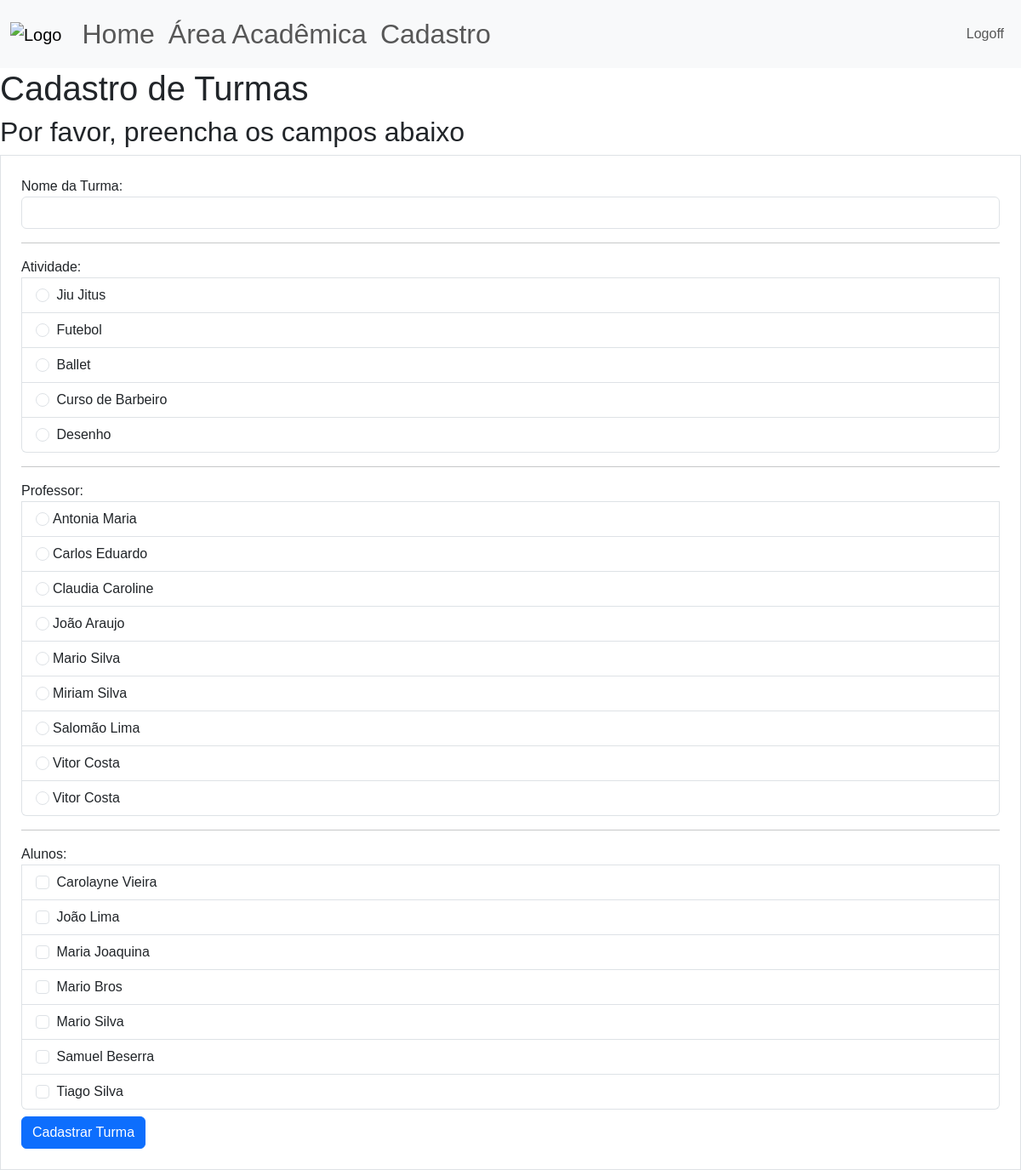
Before: /cadastro/cad_turma (signed in) with the older database file.
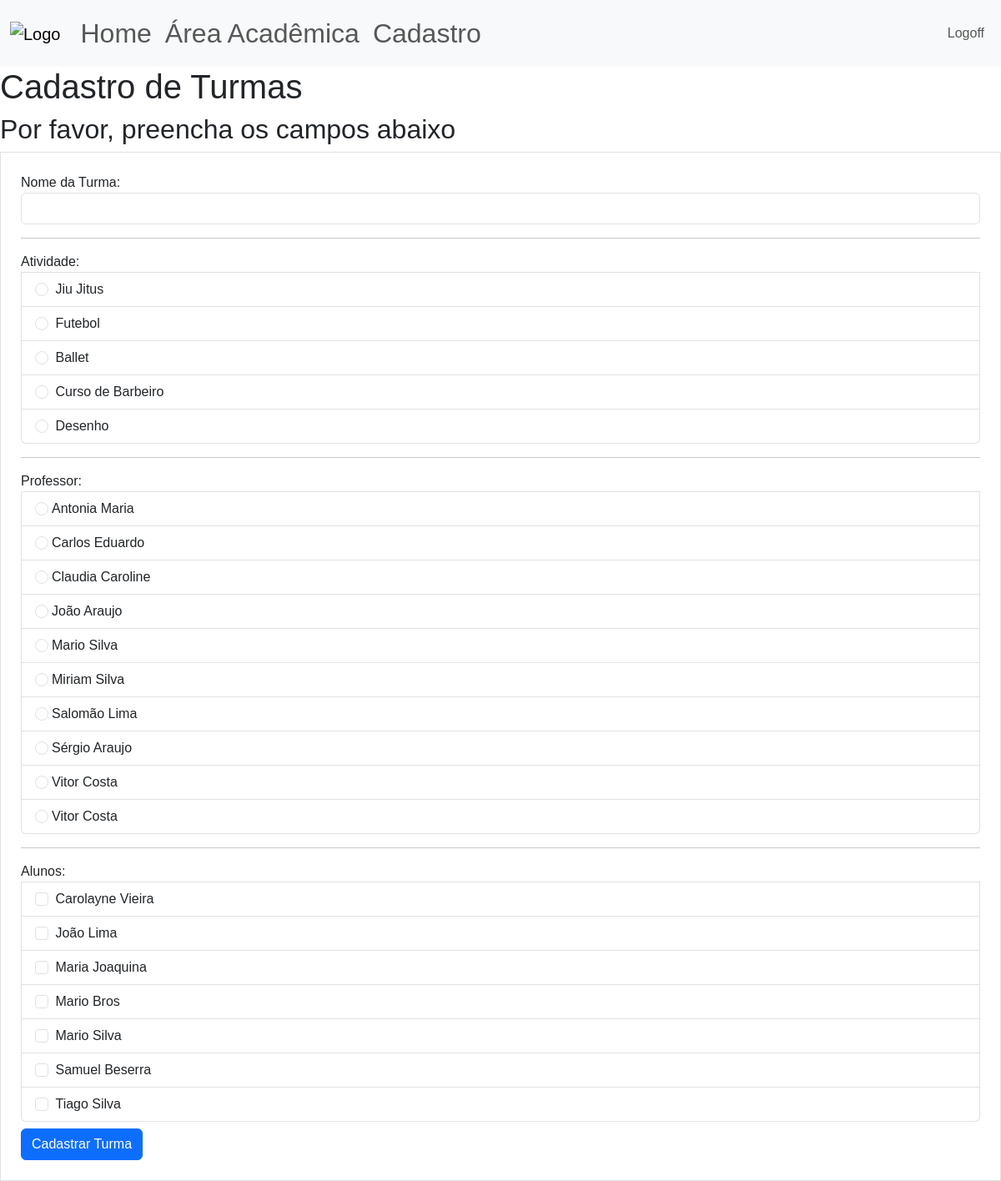
After: the same page with the newer database file.
### site_verbo_amar/models.py (models this page shows)
class Atividade(database.Model):
    id = database.Column(database.Integer, primary_key=True)
    atividade = database.Column(database.String, nullable=False, unique=True)
    dias_aula = database.Column(database.String, nullable=False)

class Usuario(database.Model, UserMixin):
    id = database.Column(database.Integer, primary_key=True)
    username = database.Column(database.String, nullable=False)
    email = database.Column(database.String, nullable=False, unique=True)
    senha = database.Column(database.String, nullable=False)
    sexo = database.Column(database.String, nullable=False)
    adm = database.Column(database.String, nullable=False)
    professor = database.Column(database.String, nullable=False)
    data_aniversario = database.Column(database.DateTime, nullable=False)

class Aluno(database.Model):
    id = database.Column(database.Integer, primary_key=True)
    nome_completo = database.Column(database.String, nullable=False)
    cpf = database.Column(database.Integer, nullable=False)
    sexo = database.Column(database.String, nullable=False)
    nome_mae = database.Column(database.String, nullable=False)
    nome_pai = database.Column(database.String, nullable=False)
    data_aniversario = database.Column(database.DateTime, nullable=False)

### site_verbo_amar/routes.py (the view, shortened to what this page needs)
@app.route("/cadastro/cad_turma", methods=['GET','POST'])
@login_required
def cad_turma():
    form_cad_turma = FormTurma()
    atividades = carregar_atividades()
    professores = carregar_professores()
    alunos = carregar_alunos()
    return render_template('cad_turma.html',
                           form_cad_turma=form_cad_turma,
                           atividades=atividades,
                           professores=professores,
                           alunos=alunos)

### site_verbo_amar/forms.py
class FormTurma(FlaskForm):
    nome_turma = StringField("Nome da Turma:", validators=[DataRequired()])
    atividade = BooleanField("Atividade:", )
    professor = BooleanField("Professor:",)
    alunos = BooleanField("Alunos:", )
    botao_submit_turma = SubmitField("Cadastrar Turma")

### site_verbo_amar/models.py (called while the page is built)
@login_manager.user_loader
def load_user(id_usuario):
    return Usuario.query.get(int(id_usuario))

### site_verbo_amar/routes.py (called while the page is built)
def carregar_atividades():
    atividades = Atividade.query.order_by(Atividade.id.asc())
    return atividades

def carregar_professores():
    professores = Usuario.query.order_by(Usuario.username.asc())
    return professores

def carregar_alunos():
    alunos = Aluno.query.order_by(Aluno.nome_completo.asc())
    return alunos

### site_verbo_amar/templates/cad_turma.html (shortened to what this page needs)
{% extends 'base.html'%}
{% block body %}
<h1>Cadastro de Turmas</h1>
<h2>Por favor, preencha os campos abaixo</h2>
<div class="col">
  <form method="POST", action="" class="border p-4 mt-1">
    <fieldset>
      <div class="form-group">
        {{ form_cad_turma.nome_turma.label(class="form-control-label") }}
        {% if form_cad_turma.nome_turma.errors %}
          {{ form_cad_turma.nome_turma(class='form-control is-invalid')}}
      </div>
      <div class="invalid-feedback">
        {% for erro in form_cad_turma.nome_turma.errors %}
          {{erro}}
        {% endfor %}
      </div>
      {% else %}
        {{form_cad_turma.nome_turma(class="form-control")}}
      {% endif %}
    </fieldset>
    <hr>
    <ul class="list-group">
      {{form_cad_turma.atividade.label(class='form-control-label')}}
      {% for ativ in atividades %}
        <li class="list-group-item">
          <input class="form-check-input me-1" type="radio"
          name="atividade"
          value="{{ativ.atividade}}"
          id="{{ativ.atividade}}">
          <label class="form-check-label" for="{{ativ.atividade}}">{{ativ.atividade}}</label>
        </li>
      {% endfor %}
    </ul>
    <hr>
    <ul class="list-group">
      {{form_cad_turma.professor.label(class='form-control-label')}}
      {% for professor in professores %}
        <li class="list-group-item">
          <input class="form-check-input me-1" type="radio"
          name="professor"
          value="{{professor.username}}"
          id="{{professor.username}}>"
          <label class="form-check-label" for="{{professor.username}}">{{professor.username}}</label>
        </li>
      {% endfor %}
    </ul>
    <hr>
    <ul class="list-group">
      {{form_cad_turma.alunos.label(class='form-control-label')}}
      {% for aluno in alunos %}
        <li class="list-group-item">
          <input class="form-check-input me-1" type="checkbox"
          name="aluno"
          value="{{aluno.nome_completo}}" id="{{aluno.nome_completo}}">
          <label class="form-check-label" for="{{aluno.nome_completo}}">{{aluno.nome_completo}}</label>
        </li>
      {% endfor %}
    </ul>
    {{form_cad_turma.botao_submit_turma(class='btn btn-primary mt-2')}}
  </form>
</div>
{% endblock %}

### site_verbo_amar/templates/base.html (shortened to what this page needs)
<!DOCTYPE html>
<html lang="pt-br">
<head>
    <link href="https://cdn.jsdelivr.net/npm/bootstrap@5.3.8/dist/css/bootstrap.min.css" rel="stylesheet">
    <link rel="stylesheet" type="text/css" href="{{url_for('static', filename='main.css')}}">
</head>
<body>
    {% include 'navbar.html'%}
    {% block body %}
    {% endblock %}
</body>
</html>

### site_verbo_amar/templates/navbar.html (shortened to what this page needs)
<nav class="navbar navbar-expand-lg bg-body-tertiary">
  <div class="container-fluid">
    <a class="navbar-brand" href="{{ url_for('home')}}">
      <img src = "{{url_for('static', filename='logo.png')}}", height="100", alt="Logo">
    </a>
    <ul class="navbar-nav me-auto mb-2 mb-lg-0" style="font-size: 2rem;">
        {% if current_user.is_authenticated %}
          <li class="nav-item">
            <a class="nav-link" href="{{ url_for('home') }}">Home</a>
          </li>
          <li class="nav-item">
            <a class="nav-link" href="{{ url_for('area_academica') }}">Área Acadêmica</a>
          </li>
          <li class="nav-item">
            <a class="nav-link" href="{{ url_for('cadastro') }}">Cadastro</a>
          </li>
         {% endif %}
      </ul>
      <ul class="d-flex navbar-nav">
        {% if current_user.is_authenticated %}
            <li class="nav-item">
              <a class="nav-link" href="{{ url_for('sair') }}">Logoff</a>
            </li>
        {% else %}
          <li class="nav-item">
            <a class="nav-link" href="{{ url_for('login') }}">Login</a>
          </li>
        {% endif %}
      </ul>
    </div>
</nav>

### site_verbo_amar/static/main.css (style rules this page uses)
* { font-family:'Poppins', sans-serif; }

Changed rows visible on the page:
added Usuario: username "Sérgio Araujo"
